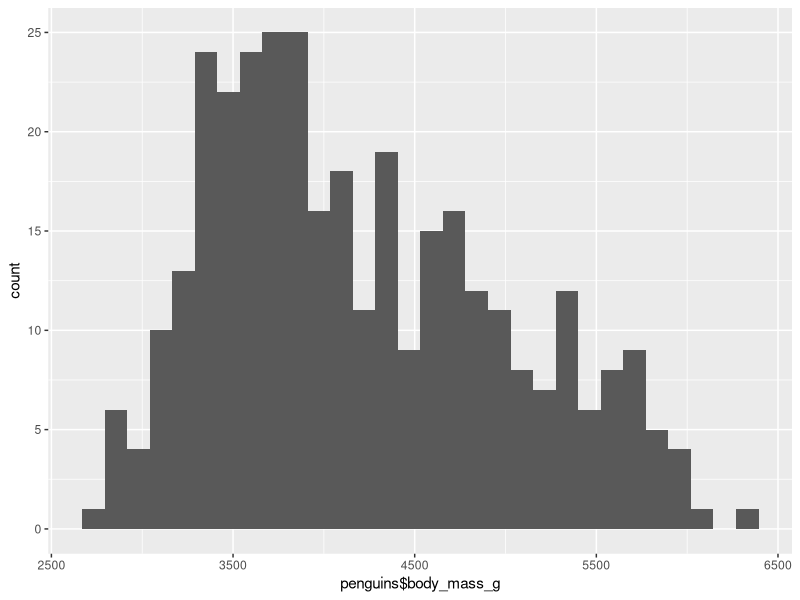
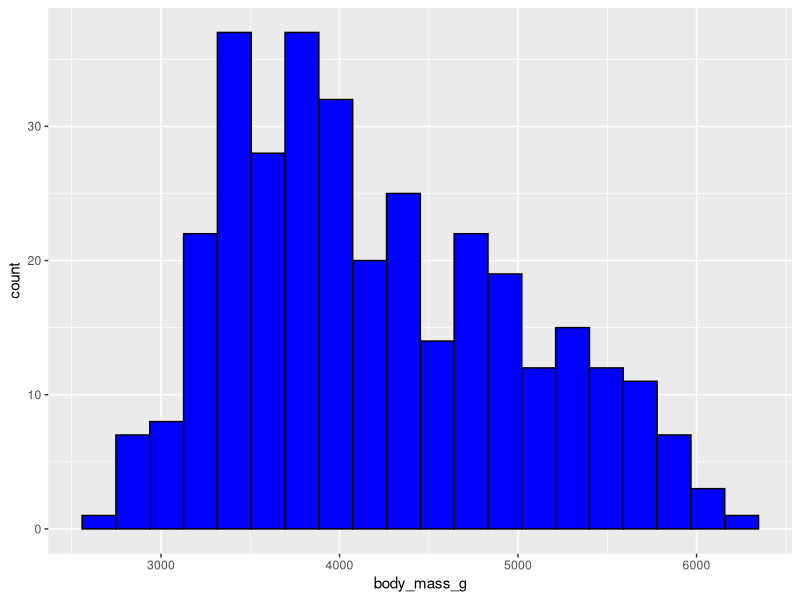
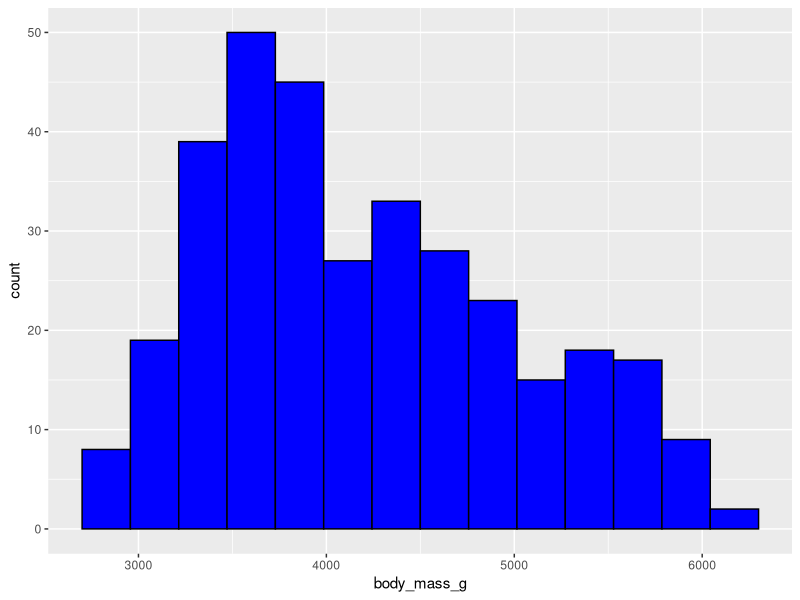

Write R code to recreate these figures, in order.
## ---- chunk 1
library(palmerpenguins)
library(ggplot2)
library(rlang)
suppressMessages(library(ggplot2))
## ---- chunk 2
summary(penguins$body_mass_g)
histpenguine<-ggplot(penguins, mapping = aes(x=penguins$body_mass_g))+
  geom_histogram()
histpenguine
## ---- chunk 3
sum(is.na(penguins$body_mass_g))
## ---- chunk 4
penguinsClean<-na.omit(penguins)
## ---- chunk 5
nrow(penguins)
nrow(penguinsClean)
## ---- chunk 6
ggplot(penguinsClean, aes(x=body_mass_g)) + geom_histogram(bins = 20, fill='blue', col = 'black')

## ---- chunk 7
ggplot(penguinsClean, aes(x=body_mass_g)) + geom_histogram(bins = 15, fill='blue', col = 'black')
